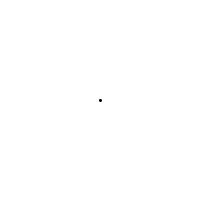
Frame 1 (no input)
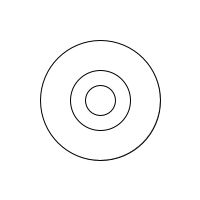
Frame 60 (the mouse pressed at the canvas centre just before this capture)
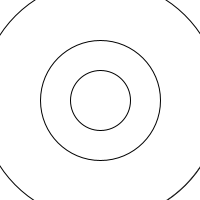
Frame 120 (the mouse held since frame 60 and released just before this capture)

The Processing sketch that drew these frames (run headless with seeded random() and noise(); from frame 60 on, the mouse is pressed at the canvas centre):

// Processing sketch: processing_167361
// ── processing_167361.pde


float a=1;

void setup(){
  //Setting up background size
  size(200,200); 
  //Setting up a white background
  background(255); 
 
}

void draw(){

 //circle with expanding size 
ellipse(100,100,a*2,a*2);
ellipse(100,100,a,a);
ellipse(100,100,a/2,a/2);
//a increases by 1
a=a+1;
//redraws the circles once the forst circle reaches that limit
 if (a >300) {
   a=0;
 }


}
